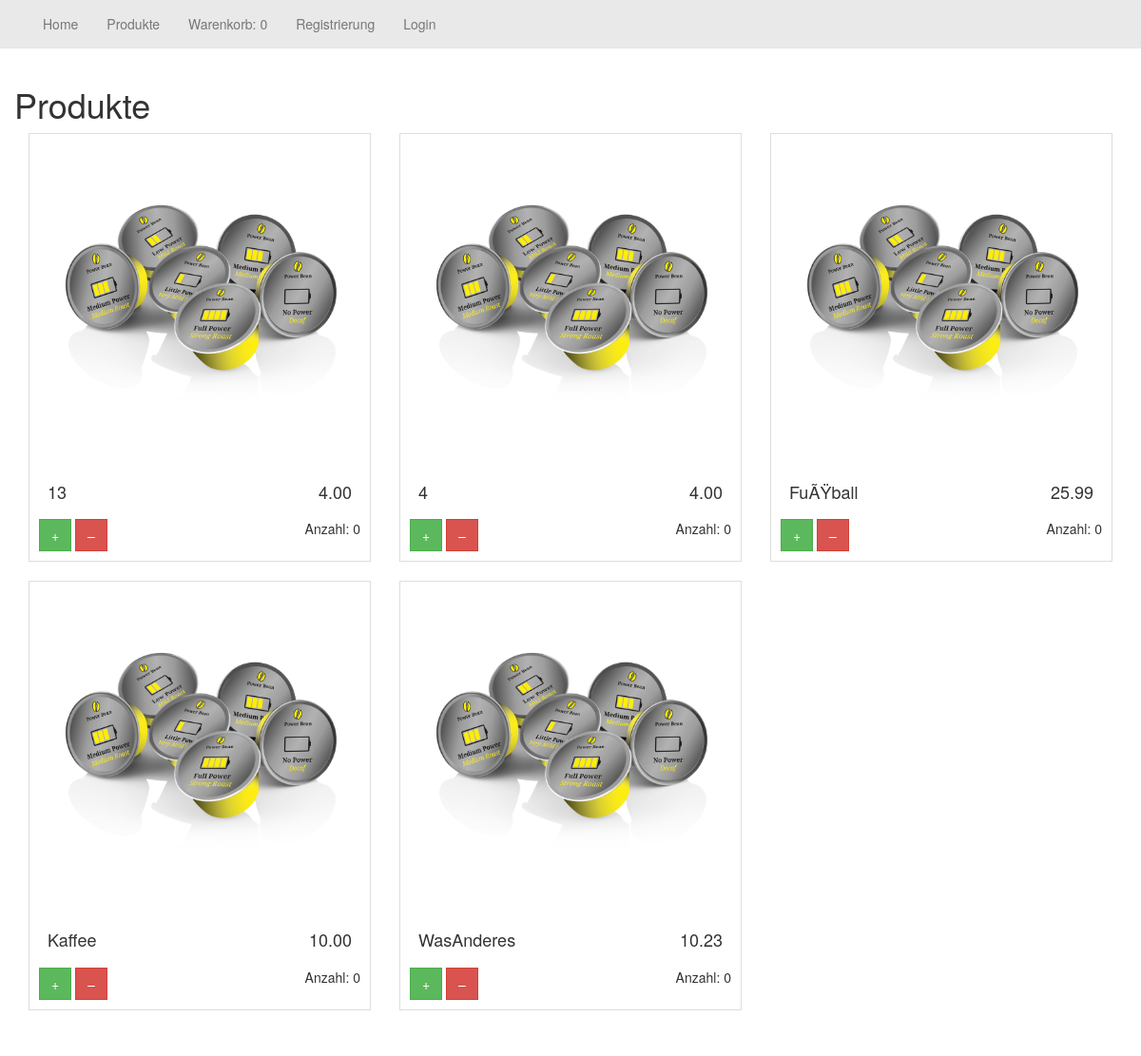
/index.php?page=products, run on an earlier commit of the app's database.
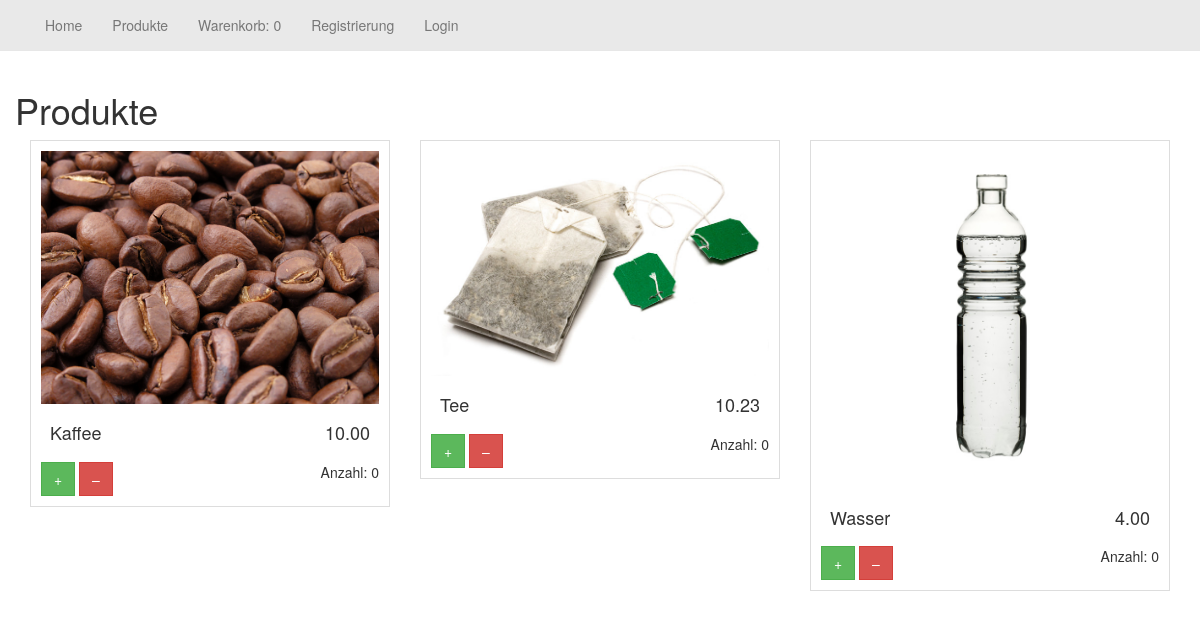
And on a later commit of the database.
### tables this page shows
CREATE TABLE `products` (
  `Name` varchar(30) NOT NULL,
  `Description` text NOT NULL,
  `pathtopicture` varchar(256) NOT NULL,
  `price` decimal(10,2) NOT NULL
);

### sites/products.php (called while the page is built)
  <?php
if(!isset($products)){
  $products = new products($dbconn);
}
$products->displayAll();
?>

### classes/Products.Class.php (the view, shortened to what this page needs)
<?php
class products {
  private $conn;
  public function __construct($db){
    $this->conn = $db;
  }
  public function displayAll(){
    $query = "SELECT * FROM products";
    $ergebnis = $this->conn->query($query);
?>
     <div class="container" onload="cartRefresh();">
       <div class="row">
       <h1>Produkte</h1>
<?php
    while ($zeile = $ergebnis->fetch_object()) {
?>
              <div class="col-xs-4">
                <div class="thumbnail">
<?php
                  echo "<img src='images/".$zeile->pathtopicture."' alt='' onerror=\"this.src='images/default.jpg'\">"
?>
                  <div class="caption">
<?php
                    echo "  <h4 class='pull-right'>$zeile->price</h4>";
?>
                    <h4>
<?php
                      echo "<span>$zeile->Name</span>";
?>
                    </h4>
                  </div>
                  <div>
                  <input type="button" id="add_<?php echo $zeile->Name; ?>" value="+" class="btn btn-success" onclick="cartAction('add','<?php echo $zeile->Name; ?>')" />
                  <input type="button" id="remove_<?php echo $zeile->Name; ?>" value="–" class="btn btn-danger" onclick="cartAction('remove','<?php echo $zeile->Name; ?>')" />
                  <span class="pull-right">Anzahl: <span id="amount_<?php echo $zeile->Name; ?>">0</span></span>
                  </div>
                </div>
              </div>
<?php
    }
?>
   </div>
 </div>
 <?php
    echo "</div><br>";
  }
}

### index.php (shortened to what this page needs)
<!DOCTYPE html>
<html>
    <head>
        <link rel="stylesheet" href="https://maxcdn.bootstrapcdn.com/bootstrap/3.3.7/css/bootstrap.min.css">
        <link rel="stylesheet" type="text/css" href="css/style.css">
    </head>
    <body>
        <?php
        include "inc/dbconn.php";
        include "classes/Products.Class.php";
        include "inc/navigation.php";
        include "inc/settings.php";
        ?>
        <br><br>
    </body>
</html>

### inc/navigation.php (shortened to what this page needs)
<nav class="navbar navbar-default navbar-fixed-top" role="navigation">
    <div class="container">
        <div class="collapse navbar-collapse" id="bs-example-navbar-collapse-1">
            <ul class="nav navbar-nav">
                <?php
                if (isset($_SESSION["userid"])) {
                    if ($_SESSION["userid"] == 1) {
                        $myxml = simplexml_load_file("config/navigation.xml");
                        foreach ($myxml->admin as $zeile) {
                            echo "<li>";
                            echo "<a href='index.php'>$zeile->home</a>";
                            echo "</li>";
                            echo "<li>";
                            echo "<a href='index.php?page=customerinfo'>$zeile->kunden</a>";
                            echo "</li>";
                            echo "<li>";
                            echo "<a href='index.php?page=ListProducts'>$zeile->produkt</a>";
                            echo "</li>";
                            echo "<li>";
                            echo "<a href='index.php?page=voucher'>$zeile->gutschein</a>";
                            echo "</li>";
                            echo "<li>";
                            echo "<a href='index.php?page=logout'>$zeile->logout</a>";
                            echo "</li>";
                        }
                    } else {
                        $myxml = simplexml_load_file("config/navigation.xml");
                        foreach ($myxml->logon as $zeile) {
                            echo "<li>";
                            echo "<a href='index.php'>$zeile->home</a>";
                            echo "</li>";
                            echo "<li>";
                            echo "<a href='index.php?page=products'>$zeile->produkt</a>";
                            echo "</li>";
                            echo "<li>";
                        echo "<a id='warenkorb' href='index.php?page=warenkorb'>$zeile->warenkorb: ";
                        if(isset($_SESSION["cartsum"])){ echo $_SESSION["cartsum"]; } else { echo 0;} "</a>";
                            echo "</li>";
                            echo "<li>";
                            echo "<a href='index.php?page=showOwnData'>$zeile->konto</a>";
                            echo "</li>";
                            echo "<li>";
                            echo "<a href='index.php?page=logout'>$zeile->logout</a>";
                            echo "</li>";
                        }
                    }
                } else {
                    $myxml = simplexml_load_file("config/navigation.xml");
                    foreach ($myxml->normal as $zeile) {
                        echo "<li>";
                        echo "<a href='index.php'>$zeile->home</a>";
                        echo "</li>";
                        echo "<li>";
                        echo "<a href='index.php?page=products'>$zeile->produkt</a>";
                        echo "</li>";
                        echo "<li>";
                        echo "<a id='warenkorb' href='index.php?page=warenkorb'>$zeile->warenkorb: ";
                        if(isset($_SESSION["cartsum"])){ echo $_SESSION["cartsum"]; } else { echo 0;} "</a>";
                        echo "</li>";
                        echo "<li>";
                        echo "<a href='index.php?page=register'>$zeile->register</a>";
                        echo "</li>";
                        echo "<li>";
                        echo "<a href='index.php?page=login'>$zeile->login</a>";
                        echo "</li>";
                    }
                }
                ?>
            </ul>
        </div>
    </div>
</nav>

### inc/settings.php
<?php
if (!empty($_GET['page'])) {
    $file = "sites/" . $_GET['page'] . ".php";
    if (file_exists($file)) {
        $adminroutes  = array("voucher", "customerinfo", "Listproducts", "AddProducts");
        if ((!isset($_SESSION["userid"]) || $_SESSION["userid"] != 1) && in_array($_GET['page'], $adminroutes)) {
            include("sites/notallowed.php");
        } else {
            include($file);
        }
    } else {
        include("sites/404.php");
    }
} else {
    include("sites/home.php");
}

### css/style.css (style rules this page uses)
body { padding-top: 70px; }
.btn { border-radius: 0px; }
.thumbnail { border-radius: 0px; padding: 10px; }
.navbar-default { background-color: #e9e9e9; }

What changed in the data, as far as the page shows it:
removed products: price "4.00", Name "13"
removed products: price "4.00", Name "4"
removed products: price "25.99", Name "FuÃŸball"
removed products: price "10.23", Name "WasAnderes"
changed products "Kaffee": pathtopicture: picture added in place of a placeholder
added products: pathtopicture (picture), price "10.23", Name "Tee"
added products: pathtopicture (picture), price "4.00", Name "Wasser"
